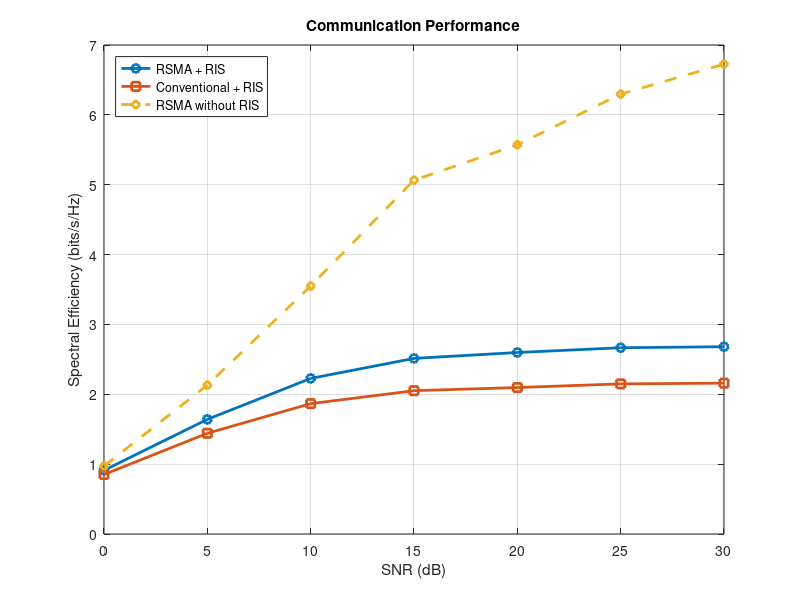
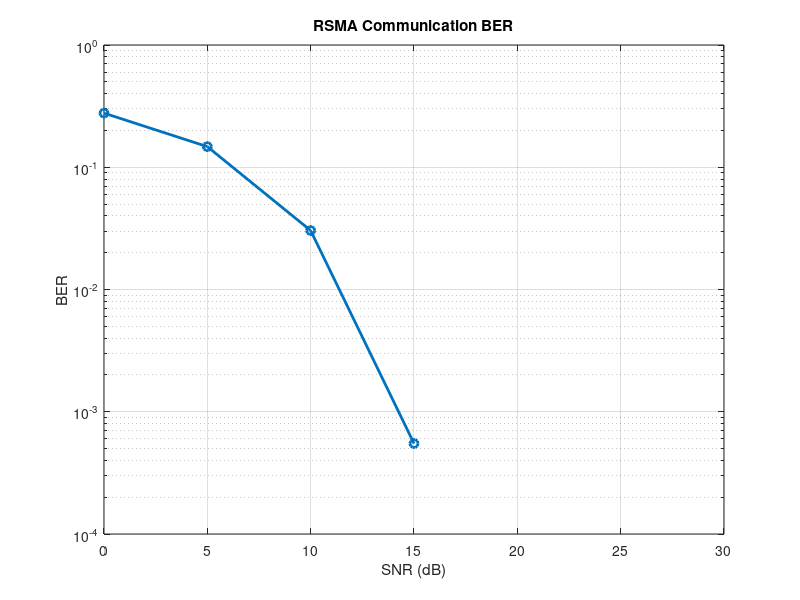
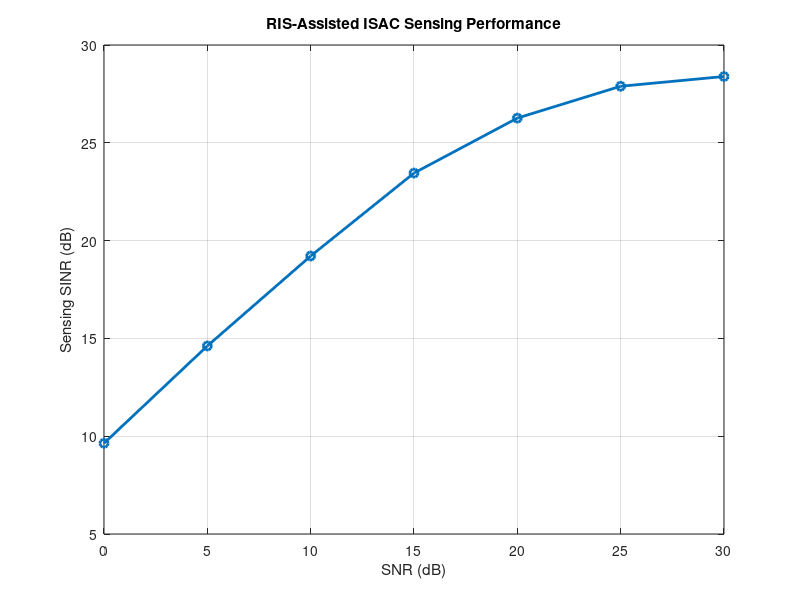
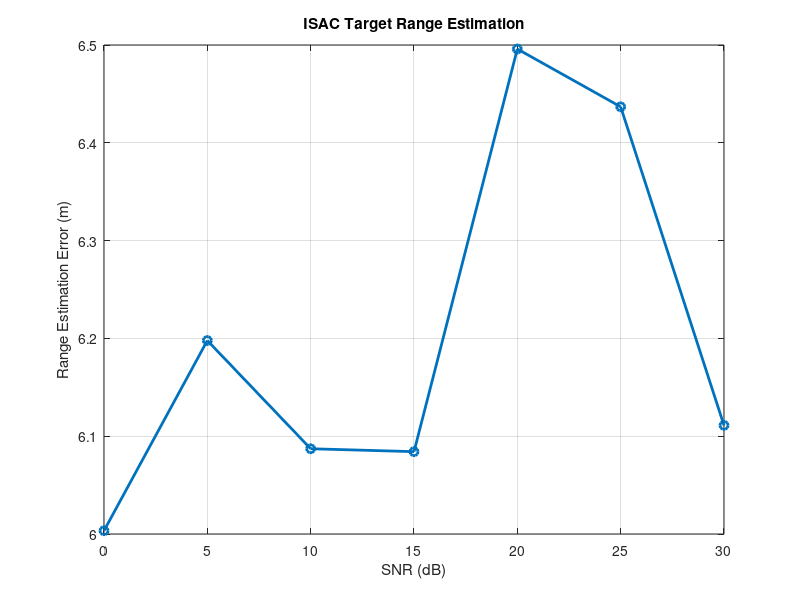

These charts were generated, in order, by the following MATLAB code:
%% ============================================================
% RSMA-Enabled RIS-Assisted ISAC for 6G Networks
% Advanced Compact MATLAB Simulation
% ============================================================

clear; clc; close all;
rng(20);

%% ---------------- SYSTEM PARAMETERS ----------------
Nt = 4;                     % BS antennas
K = 2;                      % Users
N = 32;                     % RIS elements
SNRdB = 0:5:30;
SNR = 10.^(SNRdB/10);

MC = 150;                   % Monte-Carlo realizations
BW = 20e6;                  % Bandwidth
fc = 28e9;                  % Carrier frequency
c = 3e8;

Pc = 0.30;                  % Common stream power
Pp = (1-Pc)/K;              % Private stream power

%% ---------------- RESULT ARRAYS ----------------
Rate_RSMA = zeros(size(SNRdB));
Rate_NoRIS = zeros(size(SNRdB));
Rate_Conv = zeros(size(SNRdB));

BER = zeros(size(SNRdB));
SenseSINR = zeros(size(SNRdB));
RangeError = zeros(size(SNRdB));
EnergyEff = zeros(size(SNRdB));

%% ============================================================
% MAIN SIMULATION
% ============================================================

for s = 1:length(SNRdB)

    noise = 1/SNR(s);

    rate1 = 0;
    rate2 = 0;
    rate3 = 0;

    err = 0;
    bitsTotal = 0;

    ss = 0;
    re = 0;

    for mc = 1:MC

        %% ---------------- CHANNEL GENERATION ----------------

        % Rician BS-RIS channel
        Krician = 5;

        Hbr_LOS = ones(N,Nt);
        Hbr_NLOS = (randn(N,Nt)+1i*randn(N,Nt))/sqrt(2);

        Hbr = sqrt(Krician/(Krician+1))*Hbr_LOS + ...
              sqrt(1/(Krician+1))*Hbr_NLOS;

        % RIS-user channels
        Hru = (randn(K,N)+1i*randn(K,N))/sqrt(2);

        % Direct BS-user channel
        Hbu = (randn(K,Nt)+1i*randn(K,Nt))/sqrt(2);

        %% ---------------- RIS PHASE OPTIMIZATION ----------------

        % Align RIS phases toward User-1 and User-2
        theta = zeros(N,1);

        for n = 1:N

            h1 = Hru(1,n);
            h2 = Hru(2,n);

            phase1 = angle(h1);
            phase2 = angle(h2);

            theta(n) = -(phase1 + phase2)/2;

        end

        Phi = diag(exp(1i*theta));

        %% ---------------- EFFECTIVE CHANNEL ----------------

        H = Hbu + Hru*Phi*Hbr;

        % Normalize
        for k = 1:K
            H(k,:) = H(k,:)/(norm(H(k,:))+1e-12);
        end

        %% ====================================================
        % RSMA PRECODING
        % ====================================================

        % Common beamformer
        wc = sum(H,1).';
        wc = wc/(norm(wc)+1e-12);
        wc = sqrt(Pc)*wc;

        % Private beamformers
        Wp = zeros(Nt,K);

        for k = 1:K
            wk = H(k,:).';
            wk = wk/(norm(wk)+1e-12);
            Wp(:,k) = sqrt(Pp)*wk;
        end

        %% ---------------- SINR CALCULATION ----------------

        SINRc = zeros(K,1);
        SINRp = zeros(K,1);

        for k = 1:K

            h = H(k,:).';

            % Common stream
            Sc = abs(h'*wc)^2;

            Ic = noise;

            for j = 1:K
                Ic = Ic + abs(h'*Wp(:,j))^2;
            end

            SINRc(k) = Sc/Ic;

            % Private stream
            Sp = abs(h'*Wp(:,k))^2;

            Ip = noise;

            for j = 1:K
                if j ~= k
                    Ip = Ip + abs(h'*Wp(:,j))^2;
                end
            end

            SINRp(k) = Sp/Ip;

        end

        %% ---------------- RSMA RATE ----------------

        Rc = min(log2(1+SINRc));
        Rp = sum(log2(1+SINRp));

        totalRate = Rc + Rp;

        rate1 = rate1 + totalRate;

        %% ====================================================
        % CONVENTIONAL TRANSMISSION
        % ====================================================

        Wconv = zeros(Nt,K);

        for k = 1:K
            wk = H(k,:).';
            wk = wk/(norm(wk)+1e-12);
            Wconv(:,k) = sqrt(1/K)*wk;
        end

        SINRconv = zeros(K,1);

        for k = 1:K

            h = H(k,:).';

            signal = abs(h'*Wconv(:,k))^2;

            interference = noise;

            for j = 1:K
                if j ~= k
                    interference = interference + ...
                        abs(h'*Wconv(:,j))^2;
                end
            end

            SINRconv(k) = signal/interference;

        end

        rate2 = rate2 + sum(log2(1+SINRconv));

        %% ====================================================
        % RSMA WITHOUT RIS
        % ====================================================

        H0 = Hbu;

        for k = 1:K
            H0(k,:) = H0(k,:)/(norm(H0(k,:))+1e-12);
        end

        wc0 = sum(H0,1).';
        wc0 = wc0/(norm(wc0)+1e-12);
        wc0 = sqrt(Pc)*wc0;

        W0 = zeros(Nt,K);

        for k = 1:K
            wk = H0(k,:).';
            wk = wk/(norm(wk)+1e-12);
            W0(:,k) = sqrt(Pp)*wk;
        end

        SINR0c = zeros(K,1);
        SINR0p = zeros(K,1);

        for k = 1:K

            h = H0(k,:).';

            Sc = abs(h'*wc0)^2;

            Ic = noise;

            for j = 1:K
                Ic = Ic + abs(h'*W0(:,j))^2;
            end

            SINR0c(k) = Sc/Ic;

            Sp = abs(h'*W0(:,k))^2;

            Ip = noise;

            for j = 1:K
                if j ~= k
                    Ip = Ip + abs(h'*W0(:,j))^2;
                end
            end

            SINR0p(k) = Sp/Ip;

        end

        rate3 = rate3 + ...
            min(log2(1+SINR0c)) + sum(log2(1+SINR0p));

        %% ====================================================
        % QPSK BER
        % ====================================================

        Nb = 400;

        b = randi([0 1],Nb,1);

        x = (1-2*b(1:2:end)) + ...
            1i*(1-2*b(2:2:end));

        x = x/sqrt(2);

        h = H(1,:).';

        y = (h'*Wp(:,1))*x + ...
            sqrt(noise/2)*(randn(size(x)) + ...
            1i*randn(size(x)));

        bh1 = real(y)<0;
        bh2 = imag(y)<0;

        bh = zeros(Nb,1);
        bh(1:2:end) = bh1;
        bh(2:2:end) = bh2;

        err = err + sum(bh~=b);
        bitsTotal = bitsTotal + Nb;

        %% ====================================================
        % ISAC SENSING MODEL
        % ====================================================

        targetRCS = 0.8;
        targetRange = 50;

        % RIS-assisted sensing gain
        risGain = abs(sum(exp(1i*theta)))/sqrt(N);

        sensingPower = targetRCS * ...
            (1 + risGain)^2;

        interference = noise + ...
            0.05*mean(abs(H(:)).^2);

        ss = ss + sensingPower/interference;

        %% ---------------- RANGE ESTIMATION ----------------

        % Simplified delay estimation model
        bandwidth = BW;
        rangeResolution = c/(2*bandwidth);

        estimatedRange = targetRange + ...
            rangeResolution*randn;

        re = re + abs(estimatedRange-targetRange);

    end

    %% ---------------- AVERAGING ----------------

    Rate_RSMA(s) = rate1/MC;
    Rate_Conv(s) = rate2/MC;
    Rate_NoRIS(s) = rate3/MC;

    BER(s) = err/bitsTotal;

    SenseSINR(s) = 10*log10(ss/MC);

    RangeError(s) = re/MC;

    %% Energy Efficiency
    totalPower = 1 + 0.1*Nt + 0.005*N;

    EnergyEff(s) = Rate_RSMA(s)/totalPower;

end

%% ============================================================
% RESULTS
% ============================================================

fprintf('\n============================================\n');
fprintf(' RSMA-RIS-ISAC SIMULATION RESULTS\n');
fprintf('============================================\n');

fprintf('Maximum RSMA Rate      = %.3f bits/s/Hz\n', ...
    max(Rate_RSMA));

fprintf('Maximum Conventional   = %.3f bits/s/Hz\n', ...
    max(Rate_Conv));

fprintf('Maximum RIS Gain       = %.3f bits/s/Hz\n', ...
    max(Rate_RSMA-Rate_NoRIS));

fprintf('Minimum BER            = %.4e\n', ...
    min(BER));

fprintf('Maximum Sensing SINR   = %.2f dB\n', ...
    max(SenseSINR));

fprintf('Minimum Range Error    = %.3f m\n', ...
    min(RangeError));

%% ============================================================
% FIGURE 1: SUM RATE
% ============================================================

figure;

plot(SNRdB,Rate_RSMA,'-o','LineWidth',2);
hold on;
plot(SNRdB,Rate_Conv,'-s','LineWidth',2);
plot(SNRdB,Rate_NoRIS,'--d','LineWidth',2);

grid on;

xlabel('SNR (dB)');
ylabel('Spectral Efficiency (bits/s/Hz)');

title('Communication Performance');

legend('RSMA + RIS','Conventional + RIS', ...
       'RSMA without RIS','Location','northwest');

%% ============================================================
% FIGURE 2: BER
% ============================================================

figure;

semilogy(SNRdB,BER,'-o','LineWidth',2);

grid on;

xlabel('SNR (dB)');
ylabel('BER');

title('RSMA Communication BER');

%% ============================================================
% FIGURE 3: SENSING SINR
% ============================================================

figure;

plot(SNRdB,SenseSINR,'-o','LineWidth',2);

grid on;

xlabel('SNR (dB)');
ylabel('Sensing SINR (dB)');

title('RIS-Assisted ISAC Sensing Performance');

%% ============================================================
% FIGURE 4: RANGE ESTIMATION ERROR
% ============================================================

figure;

plot(SNRdB,RangeError,'-o','LineWidth',2);

grid on;

xlabel('SNR (dB)');
ylabel('Range Estimation Error (m)');

title('ISAC Target Range Estimation');

%% ============================================================
% FIGURE 5: ENERGY EFFICIENCY
% ============================================================

figure;

plot(SNRdB,EnergyEff,'-o','LineWidth',2);

grid on;

xlabel('SNR (dB)');
ylabel('Energy Efficiency (bits/J)');

title('Energy Efficiency of RSMA-RIS-ISAC');

%% ============================================================
% END
% ============================================================

fprintf('\nSimulation completed successfully.\n');
